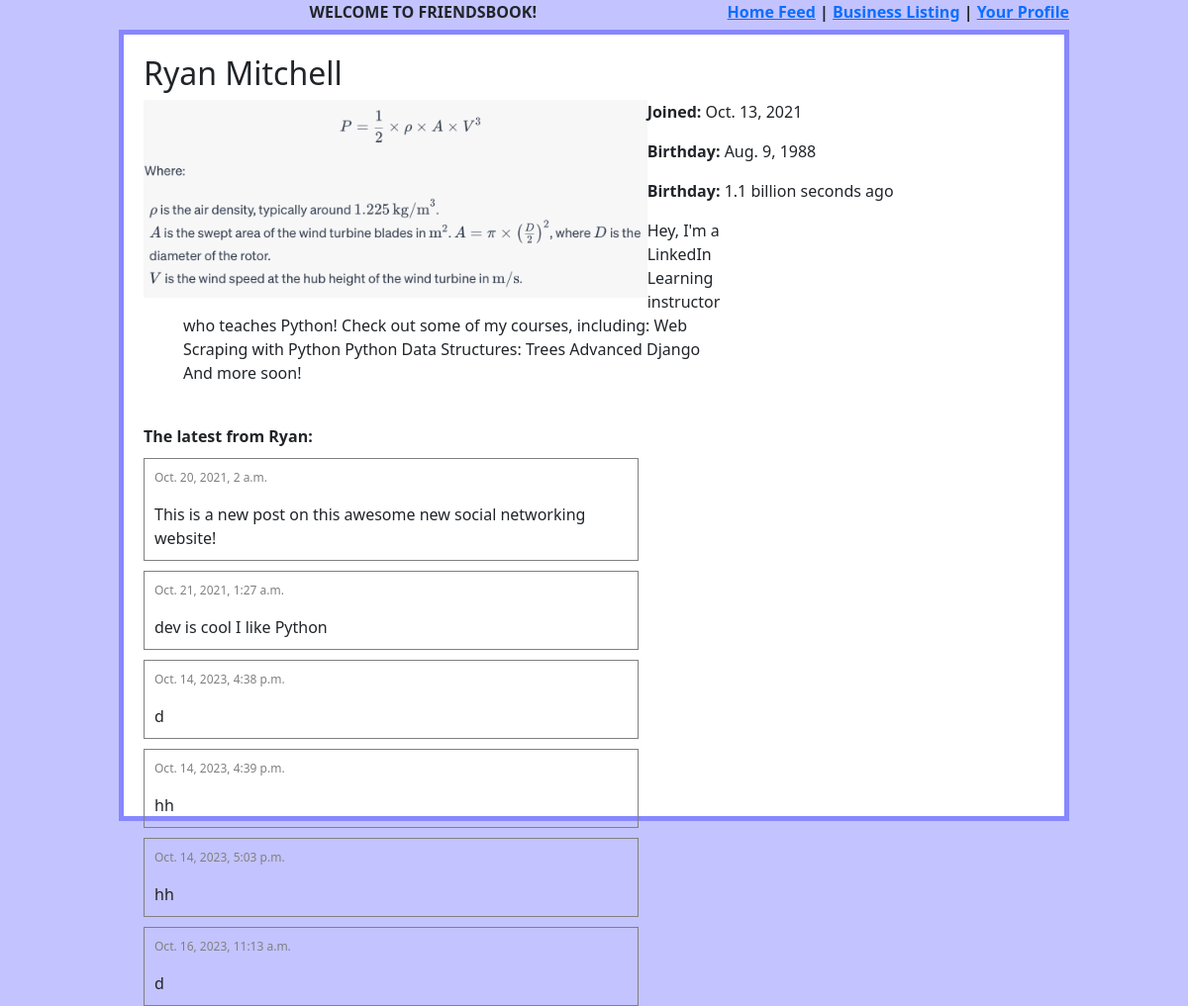
The app's page /profile/1 with its own data.
### profilepage/models.py (models this page shows)
class ProfilePage(models.Model):
    content_type = models.ForeignKey(ContentType, on_delete=CASCADE, null=True)
    object_id = models.PositiveIntegerField(null=True)
    subject = GenericForeignKey('content_type', 'object_id')

### useraccount/models.py (models this page shows, shortened)
class UserAccount(models.Model):
    user = models.ForeignKey(User, null=False, blank=False, on_delete=CASCADE)
    first_name = models.CharField(max_length=140)
    last_name = models.CharField(max_length=140)
    created_on = models.DateTimeField('date created', auto_now_add=True)
    birthday = models.DateField()
    location = models.CharField(max_length=200)
    favorite_color = RGBcolorField(null=True)
    about = models.TextField(null=True)
    profile_photo = models.ImageField(upload_to='profile_photos', null=True)
    def name(self):
        return '{} {}'.format(self.first_name, self.last_name)

### post/models.py (models this page shows, shortened)
class Post(models.Model):
    author = models.ForeignKey(User, null=True, blank=True, on_delete=CASCADE)
    content = models.CharField(max_length=140, validators=[validate_no_bad_words])
    created_on = models.DateTimeField('date created', auto_now_add=True)
    objects = models.Manager()
    feed_manager = FeedManager()

### profilepage/views.py (the view)
# urls.py: path('profile/<int:profilepage_id>', profile_detail, name='profile page'),
def profile_detail(request, profilepage_id):
    template = loader.get_template('profilepage.html')
    profile = ProfilePage.objects.get(id=profilepage_id)
    posts = []
    own_profile = False
    if profile.content_type.model == 'useraccount':
        Post = apps.get_model('post', 'Post')
        posts = Post.objects.filter(author=profile.subject.user)
        own_profile = request.user and (request.user.id == profile.subject.user.id)
    return HttpResponse(template.render({'profile': profile, 'posts': posts, 'own_profile': own_profile, 'seconds_since': get_seconds_since(profile.subject.birthday)}, request))

### profilepage/views.py (called while the page is built)
def get_seconds_since(date):
        return (datetime.date.today() - date).total_seconds()

### useraccount/models.py (called while the page is built)
def int_to_hex(value):
    hex_val = format(value, 'X')
    hex_val = '0'*(6-len(hex_val)) + hex_val
    return hex_val

    def from_db_value(self, value, expression, connection):
        if value is None:
            return None
        return int_to_hex(value)

### profilepage/templates/profilepage.html (shortened to what this page needs)
{% load bootstrap5 %}
{% load humanize %}
{% load l10n %}
{% bootstrap_css %}
{% include 'header.html' %}
<div class="wrapper">
    <div class="profile" id="profile-{{profile.id}}">
        <h2>{{profile.subject.name}}</h2>
        <img src="/{{profile.subject.profile_photo}}" style="float:left;height:200px;">
        <p><span class="label">Joined:</span> {{profile.subject.created_on|naturalday}}</p>
        <p><span class="label">Birthday:</span> {{profile.subject.birthday|naturalday}}</p>
        {% localize on%}
        <p><span class="label">Birthday:</span> {{ seconds_since | intword}} seconds ago</p>
        {% endlocalize %}
        <div class="profile-about">
            {{profile.subject.about}}
        </div>
    </div>
    <span class="label">The latest from {{profile.subject.first_name}}:</span>
    {% for post in posts %}
    <div class="post">
        <span id="post-{{post.id}}">
            <span class="date">{{post.created_on}}</span>
            </p>{{post.content}}
        </span>
    </div>
    {% endfor %}
</div>

### static/css/styles.css (style rules this page uses)
.label { font-weight: bold; }
.wrapper { border: 5px solid rgb(135, 135, 255); width: 80%; margin: auto; padding: 20px; background-color: white; height: 100%; }
.post { border: 1px solid gray; width: 500px; padding: 10px; margin-top: 10px; }
.date { color: gray; font-size: 12px; }
.profile { margin-bottom: 40px; }
.profile-about { margin-left: 40px; width: 60%; }

### records on screen
ProfilePage: subject.name "Ryan Mitchell", subject.profile_photo (picture), subject.created_on "Oct. 13, 2021", subject.birthday "Aug. 9, 1988", subject.about "Hey, I'm a LinkedIn Learning instructor who teaches Python! Check out some of my courses, including: Web Scraping with Python Python Data Structures: Trees Advanced Django And more soon!", subject.first_name "Ryan"
Post: created_on "Oct. 20, 2021, 2 a.m.", content "This is a new post on this awesome new social networking website!"
Post: created_on "Oct. 21, 2021, 1:27 a.m.", content "dev is cool I like Python"
Post: created_on "Oct. 14, 2023, 4:38 p.m.", content "d"
Post: created_on "Oct. 14, 2023, 4:39 p.m.", content "hh"
Post: created_on "Oct. 14, 2023, 5:03 p.m.", content "hh"
Post: created_on "Oct. 16, 2023, 11:13 a.m.", content "d"

### other values on screen
{{ seconds_since | intword }} "1.1 billion"
